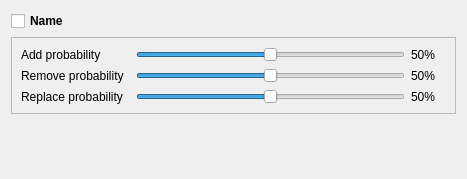
<?xml version="1.0" encoding="UTF-8"?>
<!--
Copyright 2011, 2012 Aurelien Da Campo, Cyprien Huissoud

This file is part of Genecraft-Project.

Genecraft-Project is free software: you can redistribute it and/or modify
it under the terms of the GNU General Public License as published by
the Free Software Foundation, either version 3 of the License, or
(at your option) any later version.

Genecraft-Project is distributed in the hope that it will be useful,
but WITHOUT ANY WARRANTY; without even the implied warranty of
MERCHANTABILITY or FITNESS FOR A PARTICULAR PURPOSE.  See the
GNU General Public License for more details.

You should have received a copy of the GNU General Public License
along with Genecraft-Project.  If not, see <http://www.gnu.org/licenses/>.
-->
<ui version="4.0">
 <class>StructuralMutationController</class>
 <widget class="QWidget" name="StructuralMutationController">
  <property name="geometry">
   <rect>
    <x>0</x>
    <y>0</y>
    <width>467</width>
    <height>179</height>
   </rect>
  </property>
  <property name="windowTitle">
   <string>Form</string>
  </property>
  <property name="whatsThis">
   <string>&lt;!DOCTYPE HTML PUBLIC &quot;-//W3C//DTD HTML 4.0//EN&quot; &quot;http://www.w3.org/TR/REC-html40/strict.dtd&quot;&gt;
&lt;html&gt;&lt;head&gt;&lt;meta name=&quot;qrichtext&quot; content=&quot;1&quot; /&gt;&lt;style type=&quot;text/css&quot;&gt;
p, li { white-space: pre-wrap; }
&lt;/style&gt;&lt;/head&gt;&lt;body style=&quot; font-family:'MS Shell Dlg 2'; font-size:8.25pt; font-weight:400; font-style:normal;&quot;&gt;
&lt;p style=&quot; margin-top:0px; margin-bottom:0px; margin-left:0px; margin-right:0px; -qt-block-indent:0; text-indent:0px;&quot;&gt;&lt;span style=&quot; font-size:12pt; font-weight:600; color:#000000;&quot;&gt;Structural Mutation&lt;/span&gt;&lt;/p&gt;
&lt;p style=&quot;-qt-paragraph-type:empty; margin-top:0px; margin-bottom:0px; margin-left:0px; margin-right:0px; -qt-block-indent:0; text-indent:0px; font-size:12pt; font-weight:600;&quot;&gt;&lt;/p&gt;
&lt;p style=&quot; margin-top:0px; margin-bottom:0px; margin-left:0px; margin-right:0px; -qt-block-indent:0; text-indent:0px;&quot;&gt;&lt;span style=&quot; font-size:8pt; font-weight:600;&quot;&gt;Probability (Add / Remove / Replace)&lt;/span&gt;&lt;/p&gt;
&lt;p style=&quot;-qt-paragraph-type:empty; margin-top:0px; margin-bottom:0px; margin-left:0px; margin-right:0px; -qt-block-indent:0; text-indent:0px; font-size:8pt;&quot;&gt;&lt;/p&gt;
&lt;p style=&quot; margin-top:0px; margin-bottom:0px; margin-left:0px; margin-right:0px; -qt-block-indent:0; text-indent:0px;&quot;&gt;&lt;span style=&quot; font-size:8pt;&quot;&gt;Probability of mutation occurrence.&lt;/span&gt;&lt;/p&gt;
&lt;p style=&quot;-qt-paragraph-type:empty; margin-top:0px; margin-bottom:0px; margin-left:0px; margin-right:0px; -qt-block-indent:0; text-indent:0px; font-size:8pt;&quot;&gt;&lt;/p&gt;
&lt;p style=&quot; margin-top:0px; margin-bottom:0px; margin-left:0px; margin-right:0px; -qt-block-indent:0; text-indent:0px;&quot;&gt;&lt;span style=&quot; font-weight:600;&quot;&gt;(o) Structural list&lt;/span&gt;&lt;/p&gt;
&lt;p style=&quot;-qt-paragraph-type:empty; margin-top:0px; margin-bottom:0px; margin-left:0px; margin-right:0px; -qt-block-indent:0; text-indent:0px; font-weight:600;&quot;&gt;&lt;/p&gt;
&lt;p style=&quot; margin-top:0px; margin-bottom:0px; margin-left:0px; margin-right:0px; -qt-block-indent:0; text-indent:0px;&quot;&gt;List of available elements can be choosed during &lt;span style=&quot; font-weight:600;&quot;&gt;add&lt;/span&gt; and &lt;span style=&quot; font-weight:600;&quot;&gt;replace&lt;/span&gt; mutations. The weight used to highlight specific elements.&lt;/p&gt;&lt;/body&gt;&lt;/html&gt;</string>
  </property>
  <layout class="QGridLayout" name="gridLayout">
   <item row="0" column="0" colspan="2">
    <widget class="QCheckBox" name="cbName">
     <property name="font">
      <font>
       <weight>75</weight>
       <bold>true</bold>
      </font>
     </property>
     <property name="text">
      <string>Name</string>
     </property>
    </widget>
   </item>
   <item row="1" column="0" rowspan="2" colspan="2">
    <widget class="QFrame" name="fForm">
     <property name="frameShape">
      <enum>QFrame::StyledPanel</enum>
     </property>
     <property name="frameShadow">
      <enum>QFrame::Raised</enum>
     </property>
     <layout class="QGridLayout" name="gridLayout_2">
      <item row="2" column="0">
       <widget class="QLabel" name="label_2">
        <property name="text">
         <string>Remove probability</string>
        </property>
       </widget>
      </item>
      <item row="3" column="2">
       <widget class="QSlider" name="sReplaceProbability">
        <property name="maximum">
         <number>1000</number>
        </property>
        <property name="value">
         <number>500</number>
        </property>
        <property name="orientation">
         <enum>Qt::Horizontal</enum>
        </property>
       </widget>
      </item>
      <item row="2" column="3">
       <widget class="QLabel" name="lRemoveProbabilty">
        <property name="minimumSize">
         <size>
          <width>35</width>
          <height>0</height>
         </size>
        </property>
        <property name="text">
         <string>50%</string>
        </property>
       </widget>
      </item>
      <item row="3" column="3">
       <widget class="QLabel" name="lReplaceProbabilty">
        <property name="minimumSize">
         <size>
          <width>35</width>
          <height>0</height>
         </size>
        </property>
        <property name="text">
         <string>50%</string>
        </property>
       </widget>
      </item>
      <item row="1" column="3">
       <widget class="QLabel" name="lAddProbabilty">
        <property name="minimumSize">
         <size>
          <width>35</width>
          <height>0</height>
         </size>
        </property>
        <property name="text">
         <string>50%</string>
        </property>
       </widget>
      </item>
      <item row="1" column="2">
       <widget class="QSlider" name="sAddProbability">
        <property name="maximum">
         <number>1000</number>
        </property>
        <property name="value">
         <number>500</number>
        </property>
        <property name="orientation">
         <enum>Qt::Horizontal</enum>
        </property>
       </widget>
      </item>
      <item row="1" column="0">
       <widget class="QLabel" name="label">
        <property name="text">
         <string>Add probability</string>
        </property>
       </widget>
      </item>
      <item row="3" column="0">
       <widget class="QLabel" name="label_3">
        <property name="text">
         <string>Replace probability</string>
        </property>
       </widget>
      </item>
      <item row="4" column="0" colspan="4">
       <layout class="QVBoxLayout" name="vlStructuralList"/>
      </item>
      <item row="2" column="2">
       <widget class="QSlider" name="sRemoveProbability">
        <property name="maximum">
         <number>1000</number>
        </property>
        <property name="value">
         <number>500</number>
        </property>
        <property name="orientation">
         <enum>Qt::Horizontal</enum>
        </property>
       </widget>
      </item>
     </layout>
    </widget>
   </item>
   <item row="3" column="0" colspan="2">
    <spacer name="verticalSpacer_3">
     <property name="orientation">
      <enum>Qt::Vertical</enum>
     </property>
     <property name="sizeHint" stdset="0">
      <size>
       <width>50</width>
       <height>273</height>
      </size>
     </property>
    </spacer>
   </item>
  </layout>
 </widget>
 <resources/>
 <connections/>
</ui>
